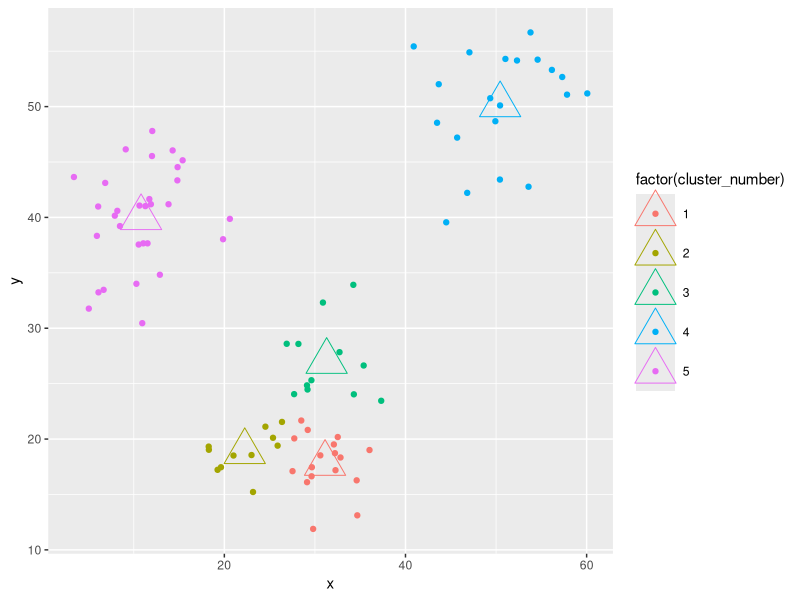

This chart was generated by the following R code:
## ownKMeans() applies a k-means algorithm nrep times to a bunch of 2-dimensional data points
## It uses different random seeds for each iteration and returns the cluster result with the lowest SSE

## The k-means algorithm itself sets random center points for each of the n starting clusters
## It assigns each data point to the cluster with the lowest distance between the data point and the cluster center
## It recalculates the cluster centers on the basis of the cluster data point assignment
## The algorithm iterates this process as long as there are changes in the cluster data point assignment


ownKMeans <- function(x, y, nclus=5, dist="euclidean", nrep=500) {
        
        
        # Implement distance function
        
        distance <- function(a, b, method) {
                
                if(method == "euclidean") {
                        sqrt( (a[,1]-b[,1])^2 + (a[,2]-b[,2])^2 )
                        
                } else if(method == "manhatten") {
                        abs(a[,1]-b[,1])+abs(a[,2]-b[,2])
                }
        }
        
        
        # Implement list with output
        
        result <- list(input=0, cluster=0, sse=Inf, iterations=0)
        
        
        # Start looping nrep times through seeds
        
        for(i in 1:nrep) {
                
                # Set seed
                
                set.seed(i)
                
                # Initialize data frames
                
                input <- data.frame(x = x, y = y, cluster_number = NA, cluster_distance = NA)
                cluster <- data.frame(x = runif(nclus, min(x), max(x)), y = runif(nclus, min(y), max(y)), sse = NA)
                
                # Initialize iteration counter
                
                counter <- 0
                
                
                # Start single cluster algorithm for specific seed
                
                repeat {
                        
                        # Save old assignment vector for comparison
                        
                        old_assign <- input[,3] 
                        
                        # Calculate cluster assignment and distance
                        
                        for(i in 1:nrow(input)) {
                                input[i,3] <- which.min( distance(input[i,], cluster, method=dist) )
                                input[i,4] <- min( distance(input[i,], cluster, method=dist), na.rm=T )
                        }
                        
                        # Check if assignment has changed, if not quit the loop
                        
                        if(identical(old_assign, input[,3])) break
                        
                        # Calculate center point and SSE for each cluster
                        
                        for(i in 1:nrow(cluster)) {
                                cluster_points <- subset(input, cluster_number==i)
                                
                                if(nrow(cluster_points)>0) {
                                        cluster[i,1] <- mean(cluster_points[,1])
                                        cluster[i,2] <- mean(cluster_points[,2])
                                        cluster[i,3] <- sum(distance(cluster[i,], cluster_points, method=dist), na.rm=T)
                                } else {
                                        cluster[i,3] <- NA 
                                }
                        }
                        
                        # Update counter
                        
                        counter <- counter + 1
                }
                
                # Calculate Total SSE
                
                sse <- sum(cluster$sse, na.rm=T)
                
                # Refresh output list if best SSE so far
                
                if(sse < result$sse) result <- list(input=input, cluster=cluster, sse=sse, iterations=counter)
        }
        
        
        # Print the best cluster result
        
        result
}



## plotKmeans() takes a object that is returned by the ownKmeans() function and plots the results

plotKmeans <- function(x) {
        
        require(ggplot2)
        
        dfInput <- x[[1]]
        dfCluster <- x[[2]]
                
        g <- ggplot(dfInput, aes(x, y, color = factor(cluster_number))) 
        g + geom_point() + 
                geom_point(data = dfCluster, aes(x, y, color = factor(1:nrow(dfCluster))), size = 10, shape=2)
        
}



## Example

a <- c(rnorm(30, 10, 5), rnorm(40, 30, 5), rnorm(20, 50,5))
b <- c(rnorm(30, 40, 5), rnorm(40, 20, 5), rnorm(20, 50,5))

clust <- ownKMeans(a, b, nclus = 5, dist = "euclidean", nrep = 50)

plotKmeans(clust)
